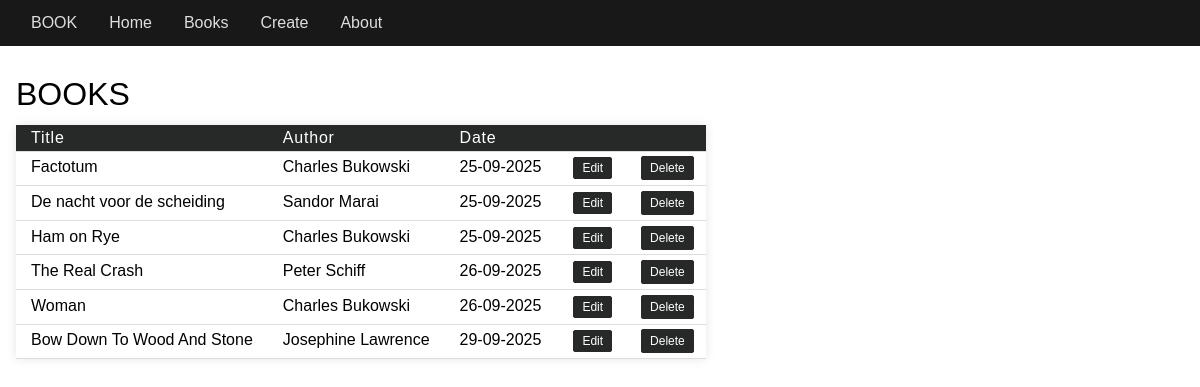
/books/, run on an earlier commit of the app's database.
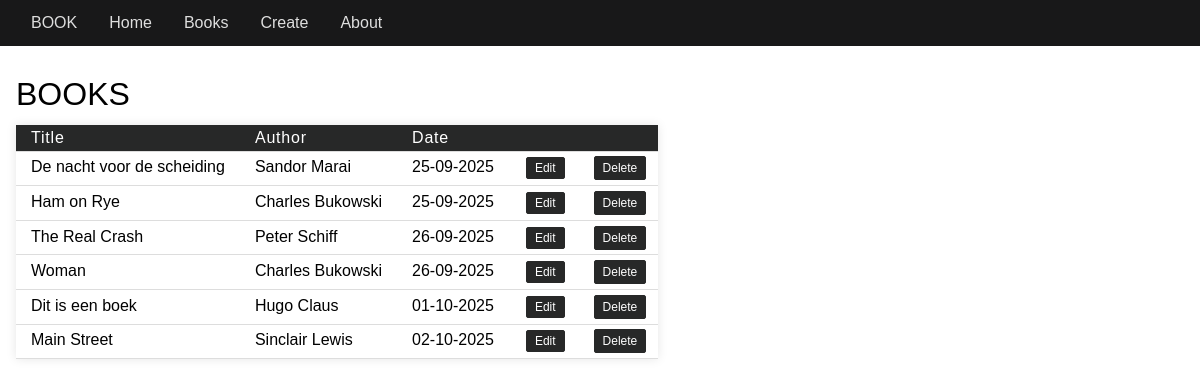
And on a later commit of the database.
### tables this page shows
CREATE TABLE books (id INTEGER PRIMARY KEY, title TEXT (100) NOT NULL, author TEXT (30) NOT NULL, date_published DATE NOT NULL, cover TEXT (50) NOT NULL DEFAULT "default.jpg");

### app/routes/books.py (the view)
@bp.route('/')
def books_list():
    book_model = BookModel()
    books = book_model.get_all_books()
    return render_template('books.html', books=books)

### app/models/book_models.py (called while the page is built)
    @db_connection
    def get_all_books(self, cursor):
        cursor.execute('SELECT * FROM books')
        return cursor.fetchall()

### app/models/database.py (called while the page is built)
def db_connection(func):
    def wrapper(self, *args, **kwargs):
        with DBConnection() as cursor:
            result = func(self, cursor, *args, **kwargs)
            return result
    return wrapper

    def __enter__(self):
        self.conn = sqlite3.connect('Instance/site2.db')
        self.conn.row_factory = sqlite3.Row
        self.cursor = self.conn.cursor()
        return self.cursor

    def __exit__(self, exc_type, exc_val, exc_tb):
        if self.cursor:
            self.cursor.close()
        if self.conn:
            if exc_type is None:
                self.conn.commit()
            self.conn.close()
        return False

### app/templates/books.html
{% extends "layout.html" %}
{% block content %}
<h1>BOOKS</h1>
<table>
  <thead>
    <tr>
      <th>Title</th>
      <th>Author</th>
      <th>Date</th>
      <th></th>
      <th></th>
    </tr>
  </thead>
  <tbody>
    {% for book in books %}
    <tr>
      <td>{{ book.title }}</td>
      <td>{{ book.author }}</td>
      <td>{{ book.date_published[:10] }}</td>
      <td><a href="{{ url_for('books.book_edit', book_id=book.id) }}" class="btn btn-edit">Edit</a></td>
      <td>
        <form action="{{ url_for('books.book_delete', book_id=book.id) }}" method="POST" style="display: inline;">
          <button type="submit" class="btn btn-delete"
          onclick="return confirm('🗑️ Are you sure you want to delete the book: \n\n{{ book.title }} - {{ book.author }}\n\nThis cannot be undone!')">Delete</button>
        </form>
      </td>
    </tr>
    {% endfor %}
  </tbody>
</table>
{% endblock content %}

### app/templates/layout.html (shortened to what this page needs)
<!DOCTYPE html>
<html>
<head>
	<link rel="stylesheet" type="text/css" href="{{ url_for('static', filename='main.css') }}">
</head>
<body>
	<header>
		<nav class="navbar">
			<ul class="navbar-list">
				<li class="navbar-item"><a href="/">BOOK</a></li>
				<li class="navbar-item"><a href="{{ url_for('home.home') }}">Home</a></li>
				<li class="navbar-item"><a href="{{ url_for('books.books_list') }}">Books</a></li>
				<li class="navbar-item"><a href="{{ url_for('books.book_create') }}">Create</a></li>
				<li class="navbar-item"><a href="{{ url_for('about.about') }}">About</a></li>
			</ul>
		</nav>
	</header>
	<main>
			<div>
				{% block content %}{% endblock %}
			</div>
	</main>
</body>
</html>

### app/static/main.css (style rules this page uses)
html, body, div, span, applet, object, iframe, h1, h2, h3, h4, h5, h6, p, blockquote, pre, a, abbr, acronym, address, big, cite, code, del, dfn, em, img, ins, kbd, q, s, samp, small, strike, strong, sub, sup, tt, var, b, u, i, center, dl, dt, dd, ol, ul, li, fieldset, form, label, legend, table, caption, tbody, tfoot, thead, tr, th, td, article, aside, canvas, details, embed, figure, figcaption, footer, header, hgroup, menu, nav, output, ruby, section, summary, time, mark, audio, video { margin: 0; padding: 0; border: 0; font-size: 100%; font: inherit; vertical-align: baseline; color: inherit; }
article, aside, details, figcaption, figure, footer, header, hgroup, menu, nav, section { display: block; }
body { line-height: 1; }
ol, ul { list-style: none; }
table { border-collapse: collapse; border-spacing: 0; }
body { font-family: Verdana, Geneva, Tahoma, sans-serif; }
.navbar { background-color: #181819; padding: 15px; }
.navbar-list { list-style: none; margin: 0; padding: 0; display: flex; }
.navbar-item a { padding: 13px 16px; text-decoration: none; color: #dedede; }
h1 { text-align: left; font-size: 2rem; margin-top: 2rem; padding-left: 1rem; }
table { margin-top: 15px; margin-left: 1rem; margin-right: 1rem; background: white; box-shadow: 0 0 10px rgba(0,0,0,0.1); }
th, td { padding: 0.3rem 15px; text-align: left; border-bottom: 1px solid #ddd; }
th { background-color: #272828; color: white; letter-spacing: 0.05em; }
.btn { padding: 4px 8px; text-decoration: none; border: none; border-radius: 2px; cursor: pointer; font-size: 12px; font-family: Verdana, Geneva, Tahoma, sans-serif; margin: 0 2px; display: inline-block; text-align: center; }
.btn-edit { background-color: #272828; color: white; border: 1px solid #272828; }
.btn-delete { background-color: #272828; color: white; border: 1px solid #272828; }
td:last-child { padding: 0.3rem 10px; }

What changed in the data, as far as the page shows it:
removed books: title "Factotum", author "Charles Bukowski", date_published "25-09-2025"
removed books: title "Bow Down To Wood And Stone", author "Josephine Lawrence", date_published "29-09-2025"
added books: title "Dit is een boek", author "Hugo Claus", date_published "01-10-2025"
added books: title "Main Street", author "Sinclair Lewis", date_published "02-10-2025"
